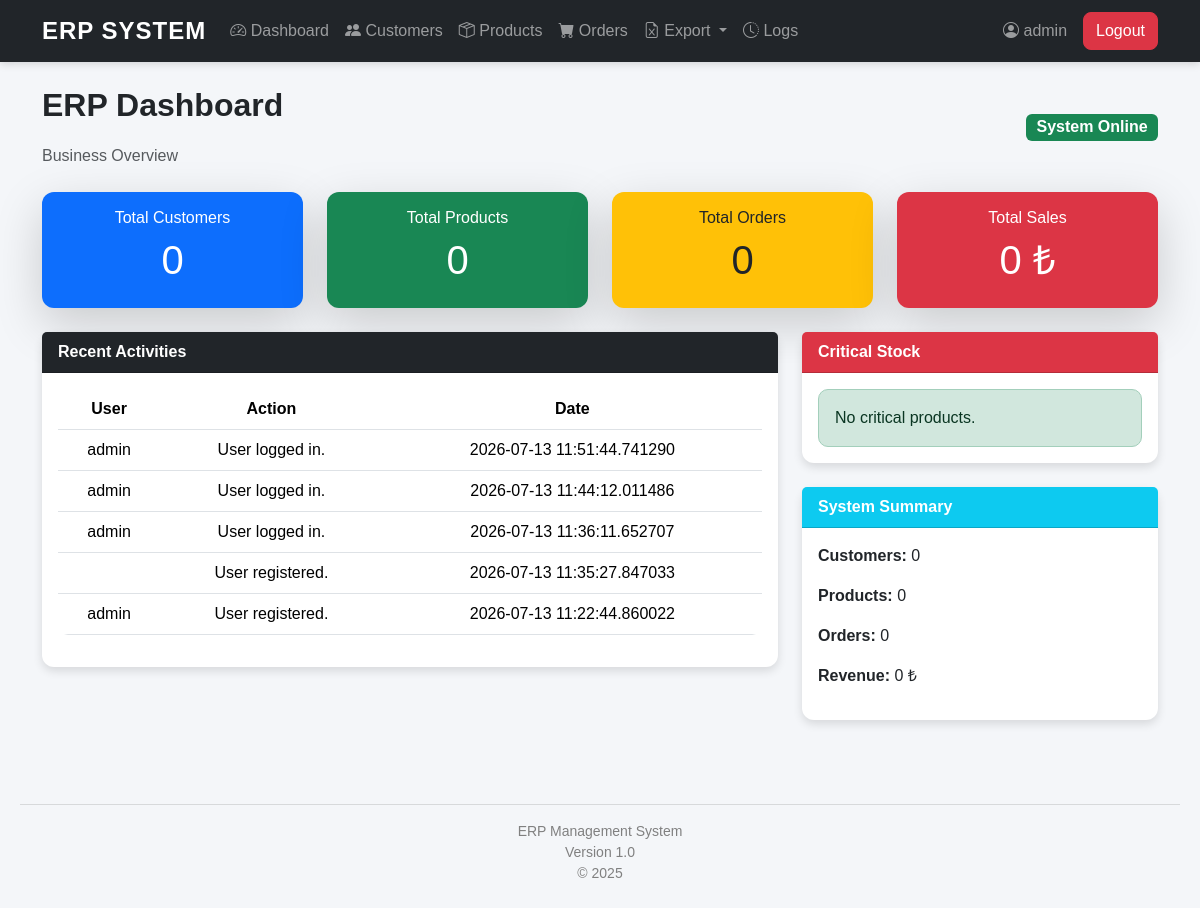
The page /dashboard (signed in) on the database as committed earlier.
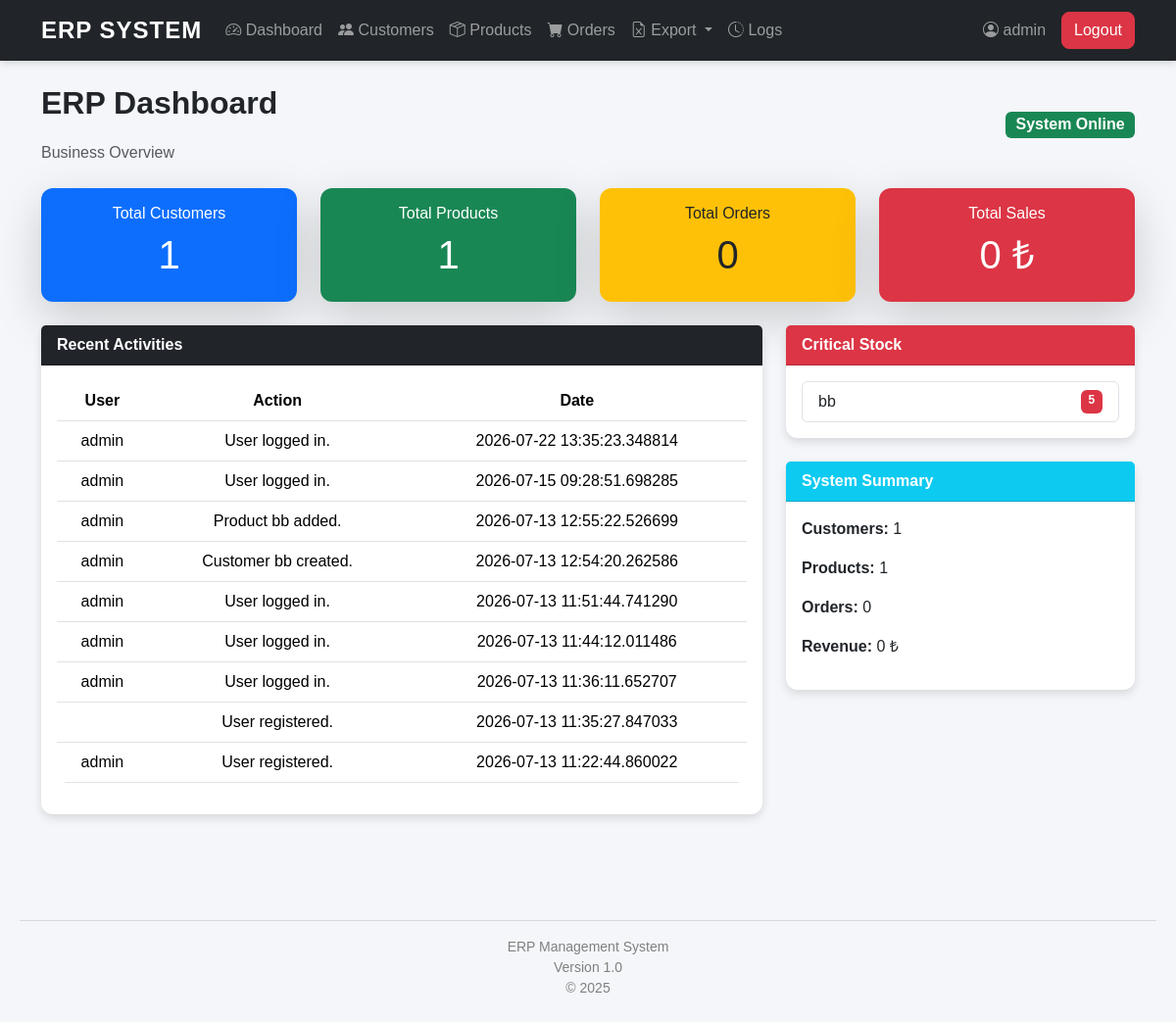
The same page on the database as committed later.
### models/log.py (models this page shows)
class Log(db.Model):
    __tablename__ = "logs"
    log_id = db.Column(
        db.Integer,
        primary_key=True
    )
    username = db.Column(
        db.String(100),
        nullable=False
    )
    action = db.Column(
        db.String(255),
        nullable=False
    )
    created_at = db.Column(
        db.DateTime,
        default=datetime.utcnow
    )

### models/product.py (models this page shows, shortened)
class Product(db.Model):
    __tablename__ = "products"
    product_id = db.Column(
        db.Integer,
        primary_key=True
    )
    name = db.Column(
        db.String(100),
        nullable=False
    )
    price = db.Column(
        db.Float,
        nullable=False
    )
    stock = db.Column(
        db.Integer,
        default=0
    )
    orders = db.relationship(
        "Order",
        backref="product",
        lazy=True,
        cascade="all, delete"
    )

### routes/dashboard_routes.py (the view)
@dashboard_bp.route("/dashboard")
def dashboard():
    if "username" not in session:
        return redirect(
            url_for(
                "auth.login"
            )
        )
    dashboard_information = (
        order_service.get_dashboard_information()
    )
    critical_products = (
        product_service.critical_products()
    )
    logs = (
        log_service.get_logs()
    )
    return render_template(
        "dashboard.html",
        dashboard=dashboard_information,
        critical_products=critical_products,
        logs=logs
    )

### repositories/customer_repository.py (called while the page is built)
    def customer_count(self):
        return Customer.query.count()

### repositories/log_repository.py (called while the page is built)
    def get_all_logs(self):
        return Log.query.order_by(
            Log.created_at.desc()
        ).all()

### repositories/order_repository.py (called while the page is built)
    def get_all_orders(self):
        return Order.query.order_by(
            Order.order_id
        ).all()

    def order_count(self):
        return Order.query.count()

    def total_sales(self):
        orders = self.get_all_orders()
        total = 0
        for order in orders:
            total += order.total_price
        return total

### repositories/product_repository.py (called while the page is built)
    def product_count(self):
        return Product.query.count()

    def critical_products(self):
        return Product.query.filter(
            Product.stock <= 5
        ).all()

### services/log_service.py (called while the page is built)
    def get_logs(self):
        return self.repository.get_all_logs()

### services/order_service.py (called while the page is built)
    def get_dashboard_information(self):
        return {
            "customer_count":
                self.customer_repository.customer_count(),
            "product_count":
                self.product_repository.product_count(),
            "order_count":
                self.order_repository.order_count(),
            "total_sales":
                self.order_repository.total_sales()
        }

### services/product_service.py (called while the page is built)
    def critical_products(self):
        return self.repository.critical_products()

### templates/dashboard.html
{% extends "base.html" %}
{% block content %}
<div class="d-flex justify-content-between align-items-center mb-4">
    <div>
        <h2 class="fw-bold">ERP Dashboard</h2>
        <p class="text-muted mb-0">Business Overview</p>
    </div>
    <div>
        <span class="badge bg-success fs-6">System Online</span>
    </div>
</div>
<div class="row">
    <div class="col-lg-3 col-md-6 mb-4">
        <div class="card border-0 shadow-lg bg-primary text-white">
            <div class="card-body text-center">
                <h6>Total Customers</h6>
                <h1>{{ dashboard.customer_count }}</h1>
            </div>
        </div>
    </div>
    <div class="col-lg-3 col-md-6 mb-4">
        <div class="card border-0 shadow-lg bg-success text-white">
            <div class="card-body text-center">
                <h6>Total Products</h6>
                <h1>{{ dashboard.product_count }}</h1>
            </div>
        </div>
    </div>
    <div class="col-lg-3 col-md-6 mb-4">
        <div class="card border-0 shadow-lg bg-warning text-dark">
            <div class="card-body text-center">
                <h6>Total Orders</h6>
                <h1>{{ dashboard.order_count }}</h1>
            </div>
        </div>
    </div>
    <div class="col-lg-3 col-md-6 mb-4">
        <div class="card border-0 shadow-lg bg-danger text-white">
            <div class="card-body text-center">
                <h6>Total Sales</h6>
                <h1>{{ dashboard.total_sales }} ₺</h1>
            </div>
        </div>
    </div>
</div>
<div class="row">
    <div class="col-lg-8">
        <div class="card shadow mb-4">
            <div class="card-header bg-dark text-white">
                <strong>Recent Activities</strong>
            </div>
            <div class="card-body">
                <table class="table table-hover">
                    <thead>
                    <tr>
                        <th>User</th>
                        <th>Action</th>
                        <th>Date</th>
                    </tr>
                    </thead>
                    <tbody>
                    {% for log in logs %}
                    <tr>
                        <td>{{ log.username }}</td>
                        <td>{{ log.action }}</td>
                        <td>{{ log.created_at }}</td>
                    </tr>
                    {% endfor %}
                    </tbody>
                </table>
            </div>
        </div>
    </div>
    <div class="col-lg-4">
        <div class="card shadow">
            <div class="card-header bg-danger text-white">
                <strong>Critical Stock</strong>
            </div>
            <div class="card-body">
                {% if critical_products %}
                <ul class="list-group">
                    {% for product in critical_products %}
                    <li class="list-group-item d-flex justify-content-between">
                        {{ product.name }}
                        <span class="badge bg-danger">{{ product.stock }}</span>
                    </li>
                    {% endfor %}
                </ul>
                {% else %}
                <div class="alert alert-success mb-0">
                    No critical products.
                </div>
                {% endif %}
            </div>
        </div>
        <div class="card shadow mt-4">
            <div class="card-header bg-info text-white">
                <strong>System Summary</strong>
            </div>
            <div class="card-body">
                <p><strong>Customers:</strong> {{ dashboard.customer_count }}</p>
                <p><strong>Products:</strong> {{ dashboard.product_count }}</p>
                <p><strong>Orders:</strong> {{ dashboard.order_count }}</p>
                <p><strong>Revenue:</strong> {{ dashboard.total_sales }} ₺</p>
            </div>
        </div>
    </div>
</div>
{% endblock %}

### templates/base.html (shortened to what this page needs)
<!DOCTYPE html>
<html lang="en">
<head>
    <link
        href="https://cdn.jsdelivr.net/npm/bootstrap@5.3.3/dist/css/bootstrap.min.css"
        rel="stylesheet">
    <link
        rel="stylesheet"
        href="https://cdn.jsdelivr.net/npm/bootstrap-icons@1.11.3/font/bootstrap-icons.min.css">
    <link
        rel="stylesheet"
        href="{{ url_for('static', filename='css/style.css') }}">
</head>
<body>
<nav class="navbar navbar-expand-lg navbar-dark bg-dark">
    <div class="container">
        <a
            class="navbar-brand"
            href="/dashboard">
            ERP SYSTEM
        </a>
        <div
            class="collapse navbar-collapse"
            id="navbarNav">
            <ul class="navbar-nav me-auto">
                <li class="nav-item">
                    <a
                        class="nav-link"
                        href="/dashboard">
                        <i class="bi bi-speedometer2"></i>
                        Dashboard
                    </a>
                </li>
                <li class="nav-item">
                    <a
                        class="nav-link"
                        href="/customers">
                        <i class="bi bi-people-fill"></i>
                        Customers
                    </a>
                </li>
                <li class="nav-item">
                    <a
                        class="nav-link"
                        href="/products">
                        <i class="bi bi-box-seam"></i>
                        Products
                    </a>
                </li>
                <li class="nav-item">
                    <a
                        class="nav-link"
                        href="/orders">
                        <i class="bi bi-cart-fill"></i>
                        Orders
                    </a>
                </li>
                <li class="nav-item dropdown">
                    <a
                        class="nav-link dropdown-toggle"
                        href="#"
                        role="button"
                        data-bs-toggle="dropdown">
                        <i class="bi bi-file-earmark-excel"></i>
                        Export
                    </a>
                </li>
                <li class="nav-item">
                    <a
                        class="nav-link"
                        href="/logs">
                        <i class="bi bi-clock-history"></i>
                        Logs
                    </a>
                </li>
            </ul>
            <span class="navbar-text me-3">
                <i class="bi bi-person-circle"></i>
                {{ session.username }}
            </span>
            <a
                href="/logout"
                class="btn btn-danger">
                Logout
            </a>
        </div>
    </div>
</nav>
<div class="container mt-4">
    {% block content %}
    {% endblock %}
</div>
<footer class="text-center mt-5 mb-3">
    <hr>
    <p>
        ERP Management System
        <br>
        Version 1.0
        <br>
        © 2025
    </p>
</footer>
</body>
</html>

### static/css/style.css (style rules this page uses)
body { background-color: #f4f6f9; font-family: Arial, Helvetica, sans-serif; }
.navbar { box-shadow: 0 2px 8px rgba(0, 0, 0, 0.15); }
.navbar-brand { font-size: 24px; font-weight: bold; letter-spacing: 1px; }
.card { border: none; border-radius: 12px; transition: 0.3s; }
.card-header { font-weight: bold; }
.table { background: white; border-radius: 10px; overflow: hidden; }
.table th { text-align: center; vertical-align: middle; }
.table td { text-align: center; vertical-align: middle; }
.btn { border-radius: 8px; transition: 0.3s; }
footer { margin-top: 60px; padding: 20px; color: gray; text-align: center; font-size: 14px; }
h2 { font-weight: bold; margin-bottom: 20px; }
.shadow { box-shadow: 0 4px 10px rgba(0,0,0,.12) !important; }
.nav-link { font-weight: 500; }

Rows that differ between the two databases and show on the page:
added Log: username "admin", action "User logged in.", created_at "2026-07-22 13:35:23.348814"
added Log: username "admin", action "User logged in.", created_at "2026-07-15 09:28:51.698285"
added Log: username "admin", action "Product bb added.", created_at "2026-07-13 12:55:22.526699"
added Log: username "admin", action "Customer bb created.", created_at "2026-07-13 12:54:20.262586"
added Product: name "bb", stock "5"
Other text that changed with them:
{{ dashboard.customer_count }}: "0" → "1"
{{ dashboard.product_count }}: "0" → "1"
text no longer shown: "No critical products."
